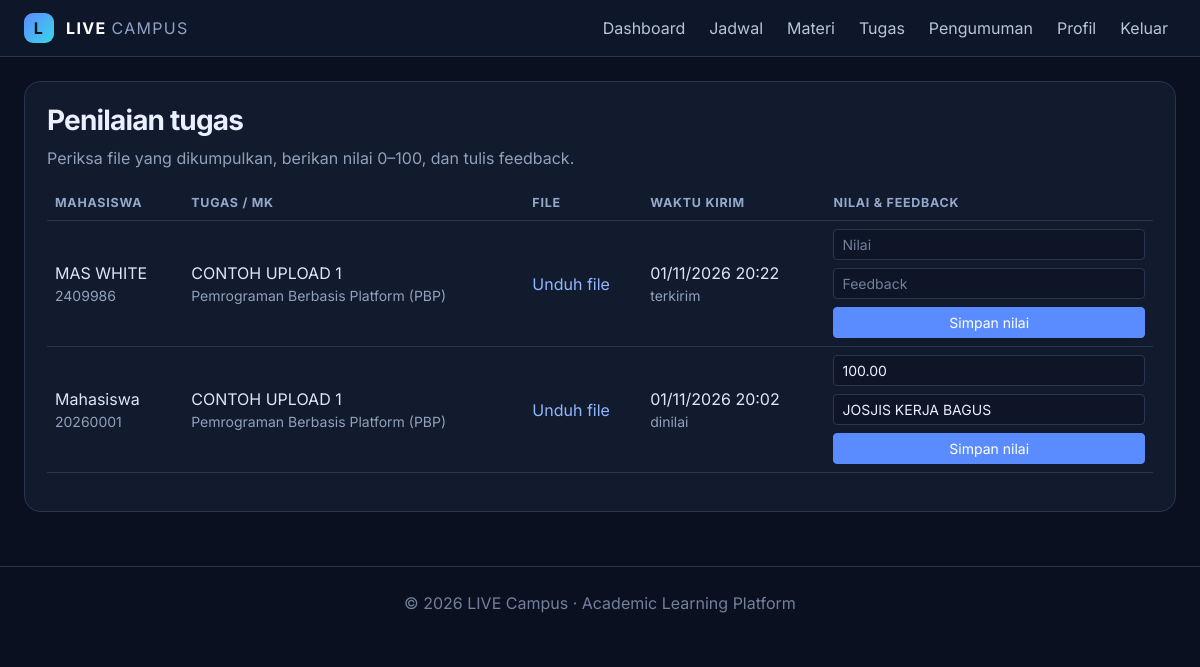
The app's page /nilai.php (signed in) with its own data.
### tables this page shows
CREATE TABLE `pengumpulan` (
  `id` int(11) NOT NULL,
  `tugas_id` int(11) NOT NULL,
  `mahasiswa_id` int(11) NOT NULL,
  `file` varchar(255) NOT NULL,
  `catatan` text DEFAULT NULL,
  `nilai` decimal(5,2) DEFAULT NULL,
  `feedback` text DEFAULT NULL,
  `status` enum('terkirim','dinilai','terlambat') DEFAULT 'terkirim',
  `submitted_at` timestamp NOT NULL DEFAULT current_timestamp()
);

CREATE TABLE `users` (
  `id` int(11) NOT NULL,
  `nama` varchar(120) NOT NULL,
  `nim` varchar(40) DEFAULT NULL,
  `email` varchar(150) NOT NULL,
  `password` varchar(255) NOT NULL,
  `role` enum('admin','dosen','mahasiswa') NOT NULL DEFAULT 'mahasiswa',
  `prodi` varchar(100) DEFAULT 'Teknik Informatika',
  `kelas` varchar(50) DEFAULT NULL,
  `semester` tinyint(4) DEFAULT NULL,
  `no_hp` varchar(30) DEFAULT NULL,
  `alamat` text DEFAULT NULL,
  `foto` varchar(255) DEFAULT 'default-avatar.png',
  `created_at` timestamp NOT NULL DEFAULT current_timestamp()
);

CREATE TABLE `tugas` (
  `id` int(11) NOT NULL,
  `mata_kuliah_id` int(11) NOT NULL,
  `dosen_id` int(11) NOT NULL,
  `judul` varchar(180) NOT NULL,
  `deskripsi` text DEFAULT NULL,
  `deadline` datetime NOT NULL,
  `lampiran` varchar(255) DEFAULT NULL,
  `created_at` timestamp NOT NULL DEFAULT current_timestamp()
);

CREATE TABLE `mata_kuliah` (
  `id` int(11) NOT NULL,
  `kode` varchar(20) NOT NULL,
  `nama` varchar(120) NOT NULL,
  `dosen_id` int(11) DEFAULT NULL,
  `semester` tinyint(4) DEFAULT NULL
);

### config.php (called while the page is built, shortened)
<?php
function e($value) { return htmlspecialchars((string)$value, ENT_QUOTES, 'UTF-8'); }

### nilai.php (the view, shortened to what this page needs)
<?php
require_once 'config.php';role_required(['admin','dosen']);
$sql="SELECT p.*,u.nama AS mahasiswa,u.nim,t.judul,m.nama AS matkul FROM pengumpulan p JOIN users u ON u.id=p.mahasiswa_id JOIN tugas t ON t.id=p.tugas_id JOIN mata_kuliah m ON m.id=t.mata_kuliah_id";
$args=[];if(user()['role']==='dosen'){$sql.=" WHERE t.dosen_id=?";$args[] = user()['id'];}$sql.=" ORDER BY p.submitted_at DESC";$st=$pdo->prepare($sql);$st->execute($args);$rows=$st->fetchAll();
$page_title='Penilaian';require 'includes/header.php'; ?>
<div class="panel"><h3>Penilaian tugas</h3><p class="muted">Periksa file yang dikumpulkan, berikan nilai 0–100, dan tulis feedback.</p><div class="table-responsive"><table class="table align-middle"><thead><tr><th>Mahasiswa</th><th>Tugas / MK</th><th>File</th><th>Waktu kirim</th><th>Nilai & feedback</th></tr></thead><tbody>
<?php foreach($rows as $r): ?><tr><td><?= e($r['mahasiswa']) ?><div class="muted small"><?= e($r['nim']) ?></div></td><td><?= e($r['judul']) ?><div class="muted small"><?= e($r['matkul']) ?></div></td><td><a href="uploads/<?= e($r['file']) ?>" download>Unduh file</a></td><td><?= date('d/m/Y H:i',strtotime($r['submitted_at'])) ?><div class="small muted"><?= e($r['status']) ?></div></td><td style="min-width:260px"><form method="post" class="d-grid gap-2"><input type="hidden" name="id" value="<?= $r['id'] ?>"><input type="number" min="0" max="100" step=".01" name="nilai" value="<?= e($r['nilai']) ?>" class="form-control form-control-sm" placeholder="Nilai"><input name="feedback" value="<?= e($r['feedback']) ?>" class="form-control form-control-sm" placeholder="Feedback"><button class="btn btn-sm btn-primary">Simpan nilai</button></form></td></tr><?php endforeach; ?>
</tbody></table><?php if(!$rows): ?><p class="muted">Belum ada pengumpulan tugas.</p><?php endif; ?></div></div><?php require 'includes/footer.php'; ?>

### assets/style.css (style rules this page uses)
:root { --bg:#0b1020;--panel:#121a2e;--panel2:#18233b;--line:#263653;--muted:#91a0bb;--blue:#5b8cff;--cyan:#39d6e8 }
* { font-family:Inter,system-ui,sans-serif }
body { background:var(--bg);color:#eaf0ff;min-height:100vh }
.panel,.stat-card,.form-card { background:var(--panel);border:1px solid var(--line);border-radius:16px;padding:22px }
h1,h2,h3,h4 { font-weight:700;letter-spacing:-.03em }
.muted,.text-muted { color:var(--muted)!important }
.form-control,.form-select { background:#0d1527;border:1px solid var(--line);color:#eaf0ff }
.form-control::placeholder { color:#71809c }
.table { --bs-table-bg:transparent;--bs-table-color:#dce6fa;--bs-table-border-color:var(--line) }
.table thead th { color:#93a8cb;font-size:.78rem;text-transform:uppercase;letter-spacing:.06em }
.btn-primary { background:var(--blue);border-color:var(--blue) }
a { color:#8fb7ff;text-decoration:none }
.btn { position: relative; overflow: hidden; cursor: pointer; transition: transform .28s ease, box-shadow .28s ease, background .28s ease; }
.btn::before { content: ""; position: absolute; top: 0; left: -130%; width: 65%; height: 100%; background: linear-gradient(110deg, transparent, rgba(255,255,255,.38), transparent); transform: skewX(-24deg); transition: left .6s ease; pointer-events: none; }

### records on screen
pengumpulan: mahasiswa.nama "MAS WHITE", mahasiswa.nim "2409986", tugas.judul "CONTOH UPLOAD 1", mata_kuliah.nama "Pemrograman Berbasis Platform (PBP)", submitted_at "01/11/2026 20:22", status "terkirim"
pengumpulan: mahasiswa.nama "Mahasiswa", mahasiswa.nim "20260001", tugas.judul "CONTOH UPLOAD 1", mata_kuliah.nama "Pemrograman Berbasis Platform (PBP)", submitted_at "01/11/2026 20:02", status "dinilai", nilai "100.00", feedback "JOSJIS KERJA BAGUS"
